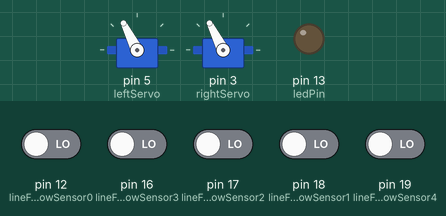
The sketch below on a simulated Arduino Uno, built with avr-gcc and run on an emulated ATmega328P. On the bench: 2 × servo, output pins drawn as LEDs (lit = HIGH). Inputs (shaded band) come from the test bench; at power-on: pin 12 (lineFollowSensor0), pin 16 (lineFollowSensor3), pin 17 (lineFollowSensor2), pin 18 (lineFollowSensor1), pin 19 (lineFollowSensor4) LOW. What the sketch prints to the serial monitor is not drawn.

Above: at 4.4 s.
4.5 s: pin 12 (lineFollowSensor0) driven HIGH
7.0 s: pin 18 (lineFollowSensor1) driven HIGH
At 7.3 s:
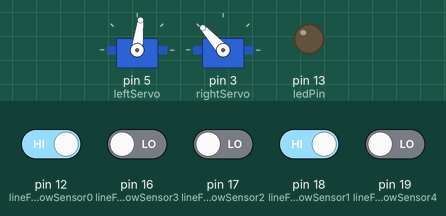
9.5 s: pin 12 (lineFollowSensor0) driven LOW
At 10.4 s:
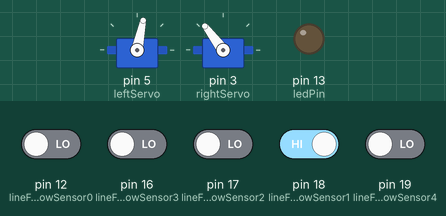
12.0 s: pin 17 (lineFollowSensor2) driven HIGH
At 12.3 s:
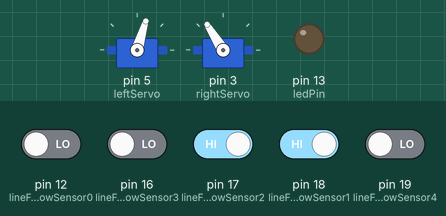
14.5 s: pin 18 (lineFollowSensor1) driven LOW
At 15.4 s:
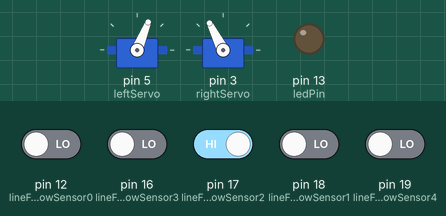
17.0 s: pin 16 (lineFollowSensor3) driven HIGH
At 17.3 s:
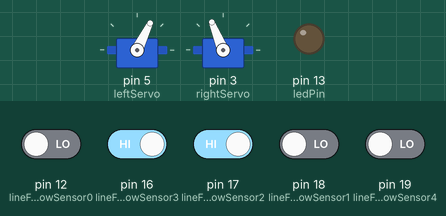
Timing chart, 0 to 20.0 s (numbered marks = the images above; inputs shaded):
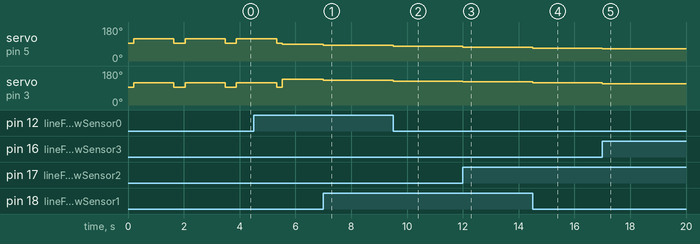

Measured:
- after the input at 7.0 s, servo on pin 5 (leftServo): 88° → 83° at once; servo on pin 3 (rightServo): 136° → 132° at once
- after the input at 9.5 s, servo on pin 5 (leftServo): 83° → 78° at once; servo on pin 3 (rightServo): 132° → 127° at once
- after the input at 12.0 s, servo on pin 5 (leftServo): 78° → 73° at once; servo on pin 3 (rightServo): 127° → 122° at once
- after the input at 14.5 s, servo on pin 5 (leftServo): 73° → 68° at once; servo on pin 3 (rightServo): 122° → 117° at once
- after the input at 17.0 s, servo on pin 5 (leftServo): 68° → 64° at once; servo on pin 3 (rightServo): 117° → 112° at once
- by itself, servo on pin 5 (leftServo), servo on pin 3 (rightServo): alternates 117° for 1.4 s and 93° for 0.40 s

The sketch:

linefollow_.ino
```cpp
int mode = 0;

# define STOPPED 0
# define FOLLOWING_LINE 1
# define NO_LINE 2

const int power = 500;
const int iniMotorPower = 250;
const int adj = 1;
float adjTurn = 8;

const int ledPin = 13;
const int buttonPin = 9;

// LFSensor more to the Left is "0"
const int lineFollowSensor0 = 12;
const int lineFollowSensor1 = 18;
const int lineFollowSensor2 = 17;
const int lineFollowSensor3 = 16;
const int lineFollowSensor4 = 19;

int LFSensor[5]={0, 0, 0, 0, 0};

// PID controller
float Kp=50;
float Ki=0;
float Kd=0;

float error=0, P=0, I=0, D=0, PIDvalue=0;
float previousError=0, previousI=0;

#define RIGHT 1
#define LEFT -1

Servo leftServo;
Servo rightServo;

#include <Servo.h>

String command;
String device;

void setup()
{

  Serial.begin(9600);

  pinMode(ledPin, OUTPUT);

  pinMode(lineFollowSensor0, INPUT);
  pinMode(lineFollowSensor1, INPUT);
  pinMode(lineFollowSensor2, INPUT);
  pinMode(lineFollowSensor3, INPUT);
  pinMode(lineFollowSensor4, INPUT);

  // servos
  leftServo.attach(5);
  rightServo.attach(3);


  checkPIDvalues();
}

void loop()
{
    readLFSsensors();
    switch (mode)
  {
    case STOPPED:
      motorStop();
      ledBlink();
      previousError = error;
      break;

    case NO_LINE:
      motorStop();
      motorTurn(LEFT, 180);
      previousError = 0;
      break;

    case FOLLOWING_LINE:
      calculatePID();
      motorPIDcontrol();
      break;
  }
}


//-------------------------------------------------------------
/* read line sensors values

Sensor Array 	Error Value
0 0 0 0 1	 4
0 0 0 1 1	 3
0 0 0 1 0	 2
0 0 1 1 0	 1
0 0 1 0 0	 0
0 1 1 0 0	-1
0 1 0 0 0	-2
1 1 0 0 0	-3
1 0 0 0 0	-4

1 1 1 1 1        0 Robot found continuous line : STOPPED
0 0 0 0 0        0 Robot found no line: turn 180o

*/
void readLFSsensors()
{
  LFSensor[0] = digitalRead(lineFollowSensor0);
  LFSensor[1] = digitalRead(lineFollowSensor1);
  LFSensor[2] = digitalRead(lineFollowSensor2);
  LFSensor[3] = digitalRead(lineFollowSensor3);
  LFSensor[4] = digitalRead(lineFollowSensor4);

  if((     LFSensor[0]== 0 )&&(LFSensor[1]== 0 )&&(LFSensor[2]== 0 )&&(LFSensor[3]== 0 )&&(LFSensor[4]== 1 ))  {mode = FOLLOWING_LINE; error = 4;}
  else if((LFSensor[0]== 0 )&&(LFSensor[1]== 0 )&&(LFSensor[2]== 0 )&&(LFSensor[3]== 1 )&&(LFSensor[4]== 1 ))  {mode = FOLLOWING_LINE; error = 3;}
  else if((LFSensor[0]== 0 )&&(LFSensor[1]== 0 )&&(LFSensor[2]== 0 )&&(LFSensor[3]== 1 )&&(LFSensor[4]== 0 ))  {mode = FOLLOWING_LINE; error = 2;}
  else if((LFSensor[0]== 0 )&&(LFSensor[1]== 0 )&&(LFSensor[2]== 1 )&&(LFSensor[3]== 1 )&&(LFSensor[4]== 0 ))  {mode = FOLLOWING_LINE; error = 1;}
  else if((LFSensor[0]== 0 )&&(LFSensor[1]== 0 )&&(LFSensor[2]== 1 )&&(LFSensor[3]== 0 )&&(LFSensor[4]== 0 ))  {mode = FOLLOWING_LINE; error = 0;}
  else if((LFSensor[0]== 0 )&&(LFSensor[1]== 1 )&&(LFSensor[2]== 1 )&&(LFSensor[3]== 0 )&&(LFSensor[4]== 0 ))  {mode = FOLLOWING_LINE; error =- 1;}
  else if((LFSensor[0]== 0 )&&(LFSensor[1]== 1 )&&(LFSensor[2]== 0 )&&(LFSensor[3]== 0 )&&(LFSensor[4]== 0 ))  {mode = FOLLOWING_LINE; error = -2;}
  else if((LFSensor[0]== 1 )&&(LFSensor[1]== 1 )&&(LFSensor[2]== 0 )&&(LFSensor[3]== 0 )&&(LFSensor[4]== 0 ))  {mode = FOLLOWING_LINE; error = -3;}
  else if((LFSensor[0]== 1 )&&(LFSensor[1]== 0 )&&(LFSensor[2]== 0 )&&(LFSensor[3]== 0 )&&(LFSensor[4]== 0 ))  {mode = FOLLOWING_LINE; error = -4;}
  else if((LFSensor[0]== 1 )&&(LFSensor[1]== 1 )&&(LFSensor[2]== 1 )&&(LFSensor[3]== 1 )&&(LFSensor[4]== 1 ))  {mode = STOPPED; error = 0;}
  else if((LFSensor[0]== 0 )&&(LFSensor[1]== 0 )&&(LFSensor[2]== 0 )&&(LFSensor[3]== 0 )&&(LFSensor[4]== 0 ))  {mode = NO_LINE; error = 0;}
}


void motorStop()
{
  leftServo.writeMicroseconds(1500);
  rightServo.writeMicroseconds(1500);
  delay(200);
}

//---------------------------------------------
void motorForward()
{
  leftServo.writeMicroseconds(1500 - power);
  rightServo.writeMicroseconds(1500 + power*adj);
}

//---------------------------------------------
void motorBackward()
{
  leftServo.writeMicroseconds(1500 + power);
  rightServo.writeMicroseconds(1500 - power);
}

//---------------------------------------------
void motorFwTime (unsigned int time)
{
  motorForward();
  delay (time);
  motorStop();
}

//---------------------------------------------
void motorBwTime (unsigned int time)
{
  motorBackward();
  delay (time);
  motorStop();
}

//------------------------------------------------
void motorTurn(int direction, int degrees)
{
  leftServo.writeMicroseconds(1500 - iniMotorPower*direction);
  rightServo.writeMicroseconds(1500 - iniMotorPower*direction);
  delay (round(adjTurn*degrees+1));
  motorStop();
}

//---------------------------------------------------
void motorPIDcontrol()
{

  int leftMotorSpeed = 1500 - iniMotorPower - PIDvalue;
  int rightMotorSpeed = 1500 + iniMotorPower*adj - PIDvalue;

  // The motor speed should not exceed the max PWM value
   constrain(leftMotorSpeed, 1000, 2000);
   constrain(rightMotorSpeed, 1000, 2000);

  leftServo.writeMicroseconds(leftMotorSpeed);
  rightServo.writeMicroseconds(rightMotorSpeed);


}

//-----------------------------
void drivePolygon(unsigned int time, int sides) // for motor test only
{
    for (int i = 0; i<sides; i++)
    {
        motorFwTime (time);
        motorTurn(RIGHT, 360/sides);
    }

}
void ledBlink(void)
{
   for (int i = 0; i<4; i++)
   {
      digitalWrite (ledPin, HIGH);
      delay (500);
      digitalWrite (ledPin, LOW);
      delay (500);
   }
}

void calculatePID()
{
  P = error;
  I = I + error;
  D = error-previousError;
  PIDvalue = (Kp*P) + (Ki*I) + (Kd*D);
  previousError = error;
}

//--------------------------------------------------------
void checkPIDvalues()
{
  Serial.print("PID: ");
  Serial.print(Kp);
  Serial.print(" - ");
  Serial.print(Ki);
  Serial.print(" - ");
  Serial.println(Kd);

}

//-----------------------------------------------
void testLineFollowSensors()
{
     int LFS0 = digitalRead(lineFollowSensor0);
     int LFS1 = digitalRead(lineFollowSensor1);
     int LFS2 = digitalRead(lineFollowSensor2);
     int LFS3 = digitalRead(lineFollowSensor3);
     int LFS4 = digitalRead(lineFollowSensor4);

     Serial.print ("LFS: L  0 1 2 3 4  R ==> ");
     Serial.print (LFS0);
     Serial.print (" ");
     Serial.print (LFS1);
     Serial.print (" ");
     Serial.print (LFS2);
     Serial.print (" ");
     Serial.print (LFS3);
     Serial.print (" ");
     Serial.print (LFS4);
     Serial.print ("  ==> ");

     Serial.print (" P: ");
     Serial.print (P);
     Serial.print (" I: ");
     Serial.print (I);
     Serial.print (" D: ");
     Serial.print (D);
     Serial.print (" PID: ");
     Serial.println (PIDvalue);
}
```
